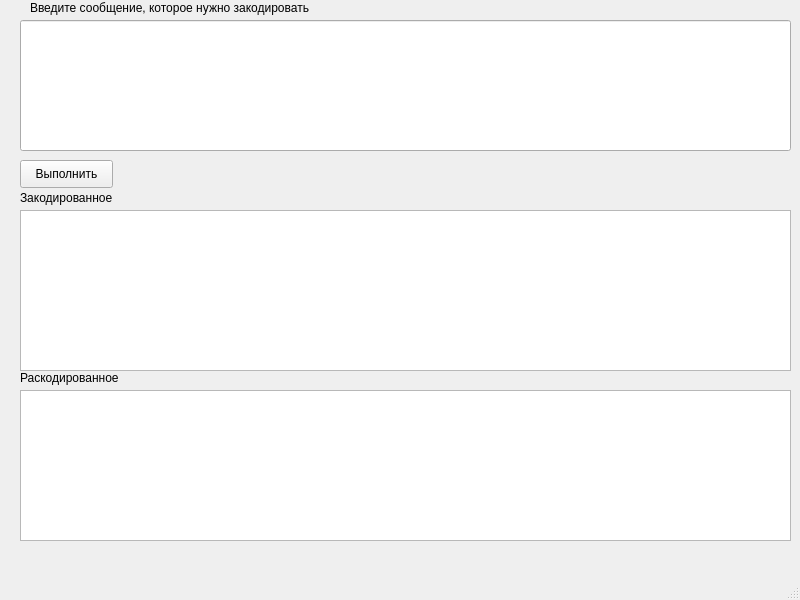
<?xml version="1.0" encoding="UTF-8"?>
<ui version="4.0">
 <class>MainWindow</class>
 <widget class="QMainWindow" name="MainWindow">
  <property name="geometry">
   <rect>
    <x>0</x>
    <y>0</y>
    <width>800</width>
    <height>600</height>
   </rect>
  </property>
  <property name="windowTitle">
   <string>MainWindow</string>
  </property>
  <widget class="QWidget" name="centralwidget">
   <widget class="QLabel" name="label">
    <property name="geometry">
     <rect>
      <x>30</x>
      <y>0</y>
      <width>311</width>
      <height>16</height>
     </rect>
    </property>
    <property name="text">
     <string>Введите сообщение, которое нужно закодировать</string>
    </property>
   </widget>
   <widget class="QLabel" name="label_2">
    <property name="geometry">
     <rect>
      <x>20</x>
      <y>190</y>
      <width>311</width>
      <height>16</height>
     </rect>
    </property>
    <property name="text">
     <string>Закодированное</string>
    </property>
   </widget>
   <widget class="QLabel" name="label_3">
    <property name="geometry">
     <rect>
      <x>20</x>
      <y>370</y>
      <width>311</width>
      <height>16</height>
     </rect>
    </property>
    <property name="text">
     <string>Раскодированное</string>
    </property>
   </widget>
   <widget class="QPushButton" name="pushButton">
    <property name="geometry">
     <rect>
      <x>20</x>
      <y>160</y>
      <width>93</width>
      <height>28</height>
     </rect>
    </property>
    <property name="text">
     <string>Выполнить</string>
    </property>
   </widget>
   <widget class="QLineEdit" name="lineEdit">
    <property name="geometry">
     <rect>
      <x>20</x>
      <y>20</y>
      <width>771</width>
      <height>131</height>
     </rect>
    </property>
   </widget>
   <widget class="QTextEdit" name="textEdit">
    <property name="geometry">
     <rect>
      <x>20</x>
      <y>210</y>
      <width>771</width>
      <height>161</height>
     </rect>
    </property>
   </widget>
   <widget class="QTextEdit" name="textEdit_2">
    <property name="geometry">
     <rect>
      <x>20</x>
      <y>390</y>
      <width>771</width>
      <height>151</height>
     </rect>
    </property>
   </widget>
  </widget>
  <widget class="QMenuBar" name="menubar">
   <property name="geometry">
    <rect>
     <x>0</x>
     <y>0</y>
     <width>800</width>
     <height>26</height>
    </rect>
   </property>
  </widget>
  <widget class="QStatusBar" name="statusbar"/>
 </widget>
 <resources/>
 <connections/>
</ui>
